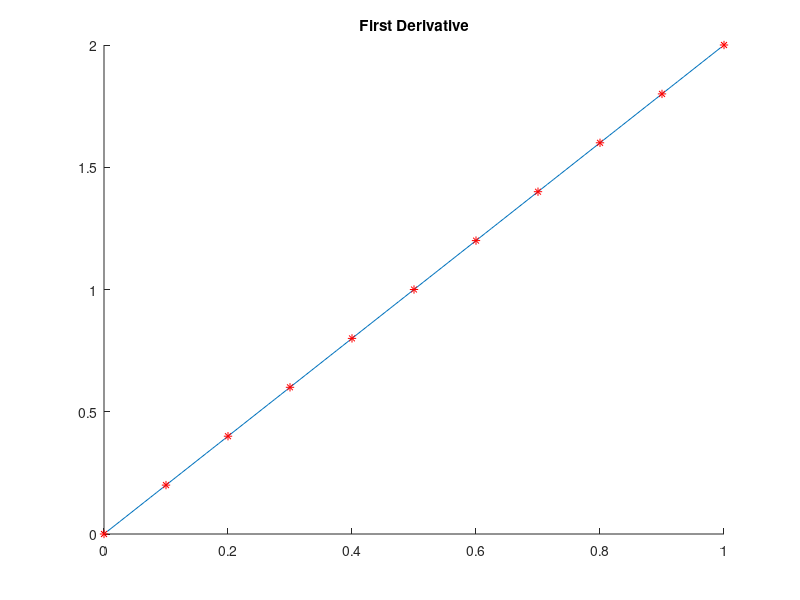
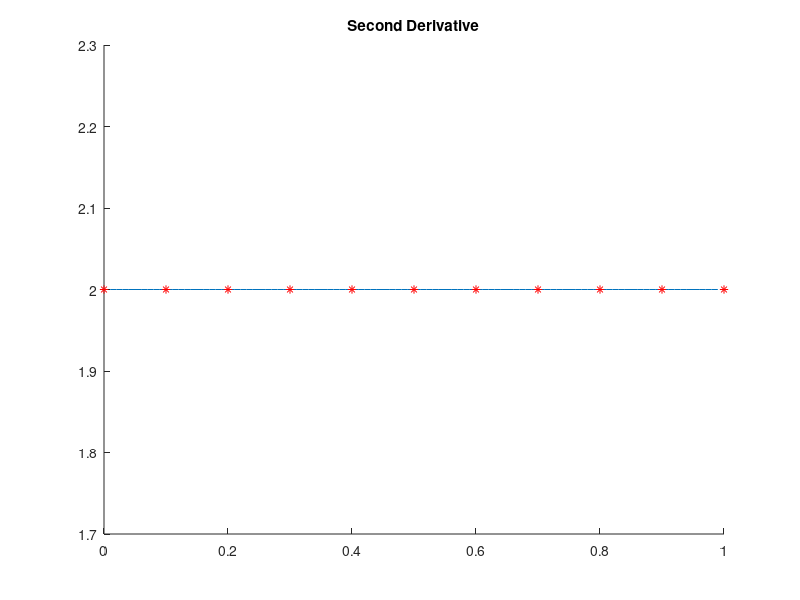

Write MATLAB code to recreate these figures, in order.
function diffOpDemo

n  = 100; a = 0; b = 1;   h = (b-a)/n;
x  = linspace(a,b,n+1)'; xs = (x(1:end-1)+x(2:end))/2;

% form D1, n X (n+1) first difference matrix
d  = ones(n,1);
L  = 1/h * spdiags([-d, d], [0, 1], n, n+1);

f  = @(x) x.^2;     % function to differentiate

fp = @(x) 2*x;   % actual derivative for comparison
fpp= @(x) 2;  % actual second derivative for comparison

w  = f(x);          % vector of y-values of f
v  = L * w;         % vector of approximate y-values of f'

x10 = linspace(a,b,11)';
figure(1); 
hold on; 
title('First Derivative');
plot(xs, v, x10, fp(x10), 'red*');

% form D2, (n-1) X (n+1) second difference matrix
d  = ones(n,1);
L  = 1/h^2 * spdiags([d, -2*d, d], [0, 1, 2], n-1, n+1);

v = L * w;          % vector of approximate y-values of f''

xss= x(2:end-1);
figure(2); 
hold on; 
title('Second Derivative');
plot(xss, v, x10, fpp(x10), 'red*');

end
